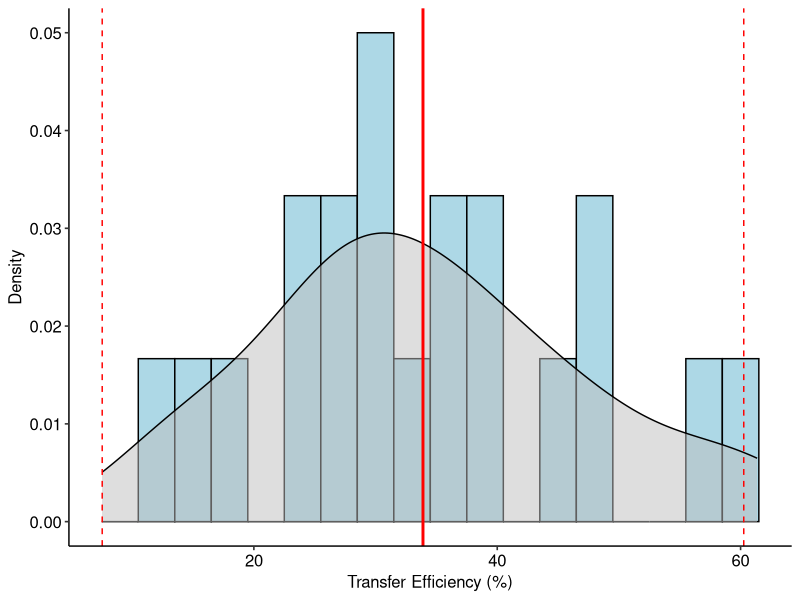
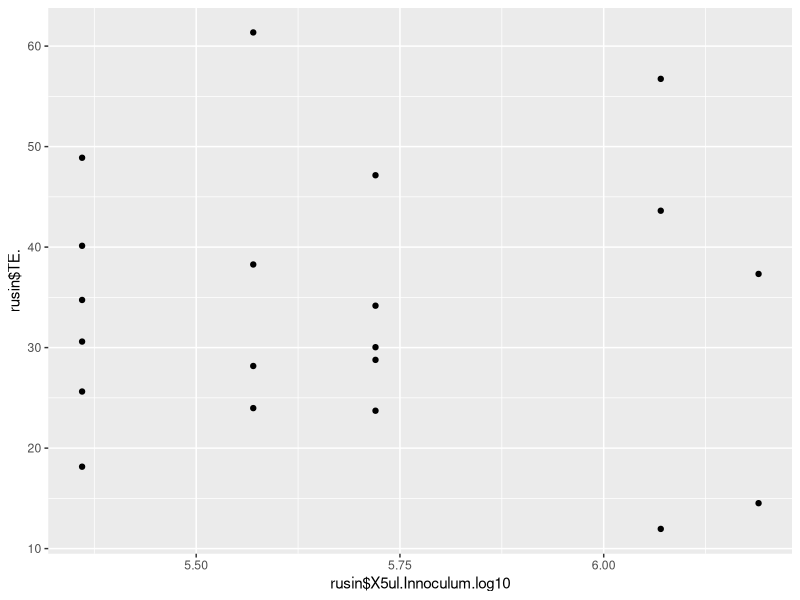

Reproduce these figures in R, in order.
rusin<-read.csv('rusin_mouthte.csv')


require(ggplot2)
require(ggpubr)

#overall distribution of TE
ggplot(rusin)+geom_histogram(aes(x=TE.,y=..density..),fill="lightblue",color="black",binwidth=3)+geom_density(aes(x=TE.),fill="grey",alpha=0.5)+
  scale_x_continuous(name="Transfer Efficiency (%)")+
  scale_y_continuous(name="Density")+
  geom_vline(xintercept=mean(rusin$TE.),linetype="solid",color="red",size=1)+
  geom_vline(xintercept=(mean(rusin$TE.)+2*sd(rusin$TE.)),linetype="dashed",color="red")+
  geom_vline(xintercept=(mean(rusin$TE.)-2*sd(rusin$TE.)),linetype="dashed",color="red")+
  theme_pubr()

#relationship between TE and inoculation concentration?
ggplot(rusin)+geom_point(aes(x=rusin$X5ul.Innoculum.log10,y=rusin$TE.))
